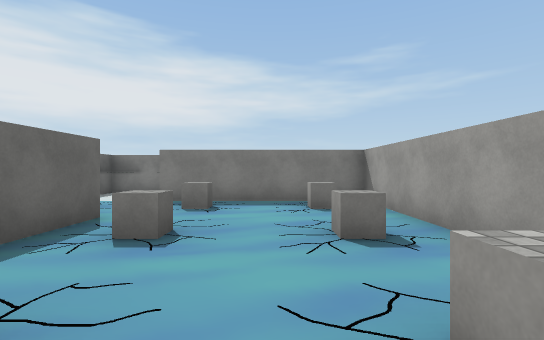
view 1 (above)

17 first-person views from a walk through a Unity game level. The camera is 1.5 m above the floor, looks level and sees 85° across. The floor is counted in squares, 2 m on a side. Each view is taken from the middle of a square. On the plan, view 1 faces up. The plan holds only what a view shows up to about 10 squares ahead; the rest is blank. The place goes on beyond the plan. The player character is not drawn. Some surface patterns are stand-ins.

view 2
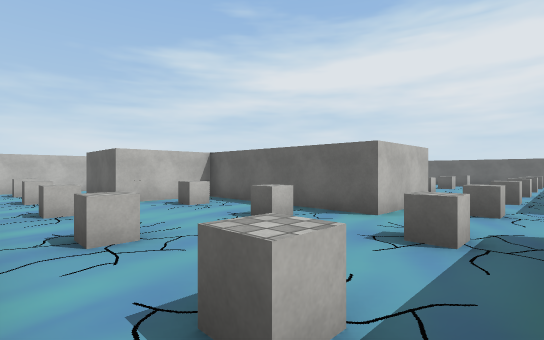

view 3
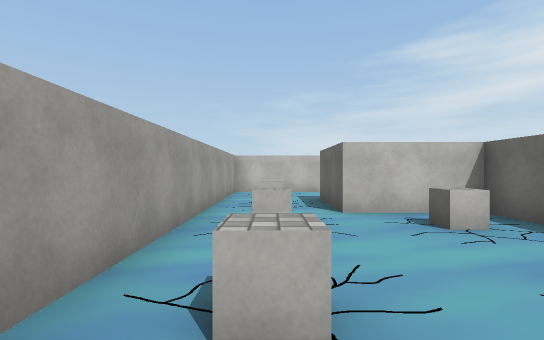

view 4
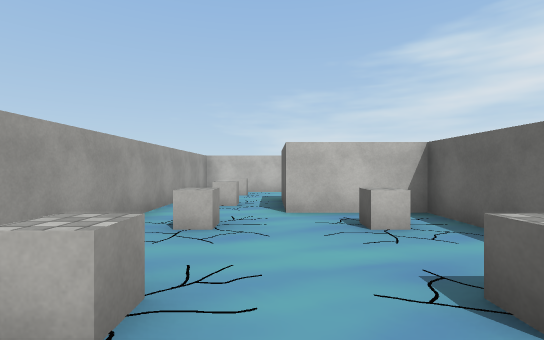

view 5
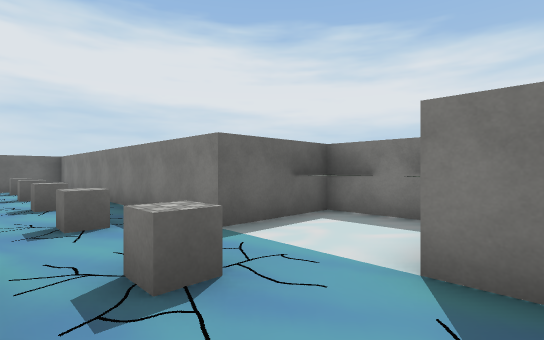

view 6
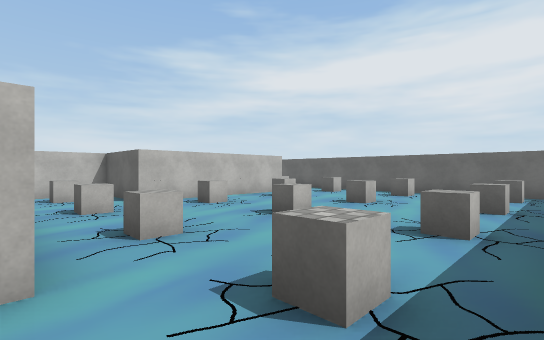

view 7
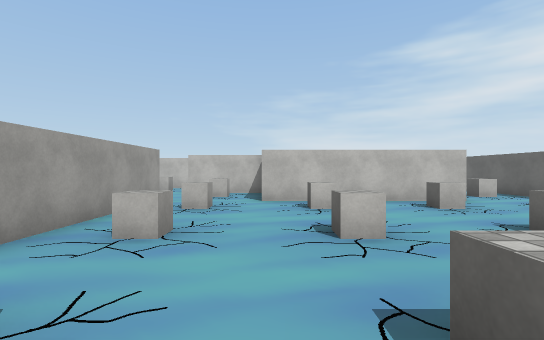

view 8
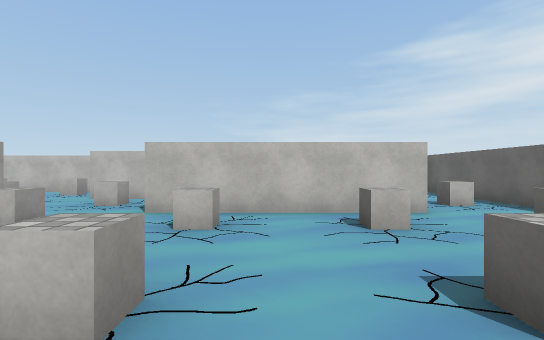

view 9
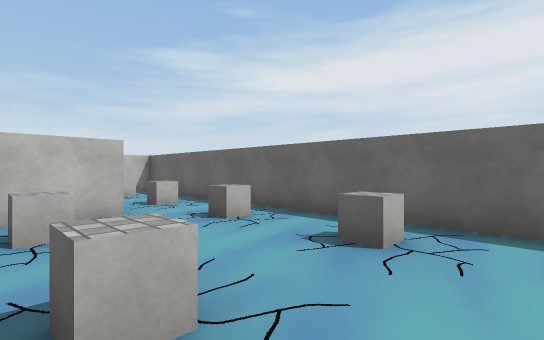

view 10
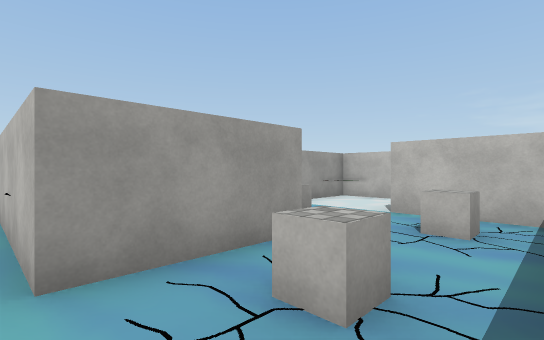

view 11
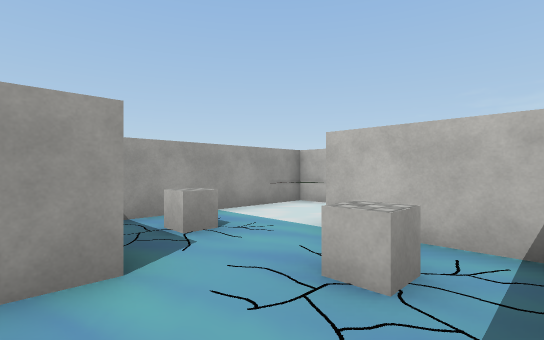

view 12
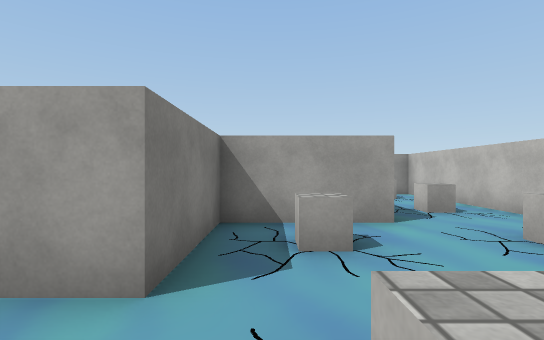

view 13
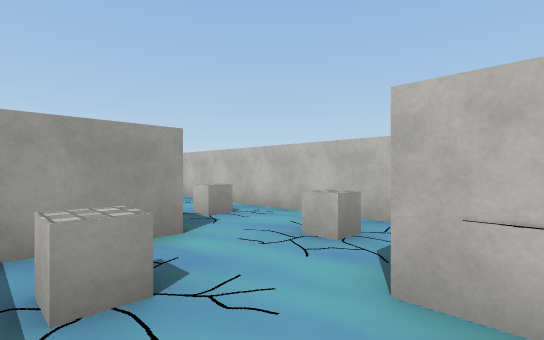

view 14
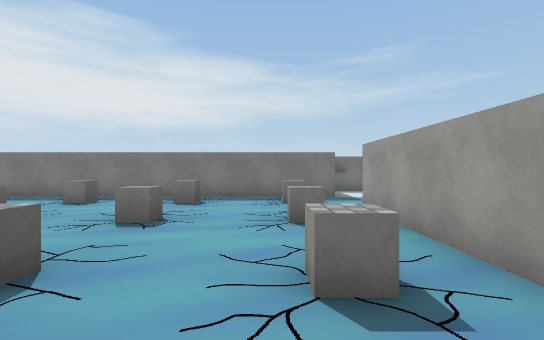

view 15
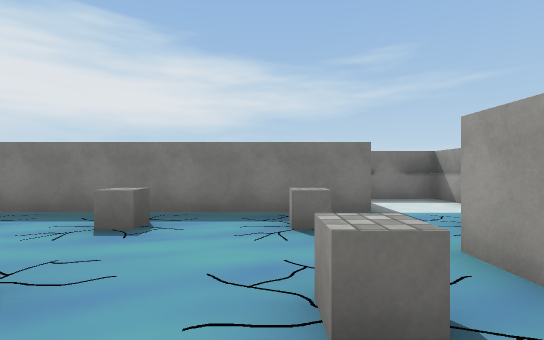

view 16
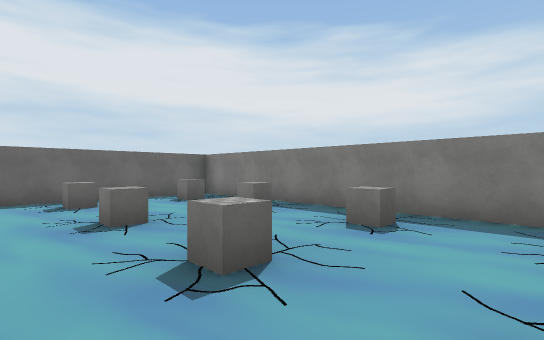

view 17
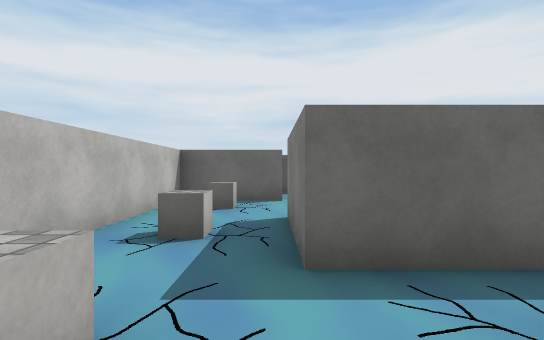

### Floor plan
Key: @ floor where view 1 was taken; # wall or solid block; . floor; ^ raised ledge; O other object.
Columns run from 16 left of view 1 to 3 right of it. Each row starts with its distance up from view 1.
 10            ###
  9            ^^^
  8 ###########...#####
  7 #..................#
  6 #.O..O.O..O^O^.O.O.#
  5 #..........^^^.....#
  4 #..........###.....#
  3 #.O..O.O..O###.O.O.#
  2 #..........###.....#
  1 #.O.OO^O^.O###OO.O.#
  0 #...^^^^^..###^^@..#
 -1 #...#   #..^O^ #...#
 -2 #.O.#   #OO...##.O.#
 -3 #...^   ###...^^...#
 -4 #.O.OO#   #.O.OO.O.#
 -5 #.....#   #........#
 -6 ####..#    #########
 -7       #
 -8     ###

Where each view was taken, in squares from view 1:
view 1: 0 up, 0 right, facing up
view 2: 7 up, 2 right, facing down-left
view 3: 5 up, 1 right, facing down
view 4: 5 up, 0 right, facing down
view 5: 5 up, 2 left, facing up-left
view 6: 7 up, 5 left, facing down-left
view 7: 7 up, 8 left, facing down
view 8: 5 up, 10 left, facing down
view 9: 5 up, 11 left, facing down-left
view 10: 0 up, 15 left, facing down-right
view 11: 2 down, 15 left, facing down-right
view 12: 1 down, 7 left, facing right
view 13: 1 down, 6 left, facing down-right
view 14: 1 down, 7 left, facing up
view 15: 2 up, 7 left, facing up
view 16: 2 up, 7 left, facing up-left
view 17: 3 down, 2 right, facing left
